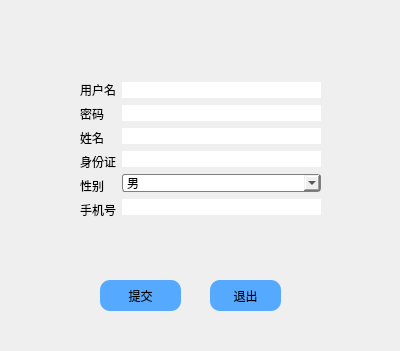
<?xml version="1.0" encoding="UTF-8"?>
<ui version="4.0">
 <class>signup</class>
 <widget class="QDialog" name="signup">
  <property name="geometry">
   <rect>
    <x>0</x>
    <y>0</y>
    <width>400</width>
    <height>351</height>
   </rect>
  </property>
  <property name="windowTitle">
   <string>Dialog</string>
  </property>
  <widget class="QPushButton" name="pushButton">
   <property name="geometry">
    <rect>
     <x>100</x>
     <y>280</y>
     <width>81</width>
     <height>31</height>
    </rect>
   </property>
   <property name="styleSheet">
    <string notr="true"> border-style:solid;  
       background: transparent;  
       background-color: rgb(85, 170, 255); 
         font: 12pt &quot;微软雅黑&quot;;
        
        border-radius: 10px;  
</string>
   </property>
   <property name="text">
    <string>提交</string>
   </property>
  </widget>
  <widget class="QPushButton" name="pushButton_2">
   <property name="geometry">
    <rect>
     <x>210</x>
     <y>280</y>
     <width>71</width>
     <height>31</height>
    </rect>
   </property>
   <property name="styleSheet">
    <string notr="true"> border-style:solid;  
       background: transparent;  
       background-color: rgb(85, 170, 255); 
         font: 12pt &quot;微软雅黑&quot;;
        
        border-radius: 10px;  
</string>
   </property>
   <property name="text">
    <string>退出</string>
   </property>
  </widget>
  <widget class="QWidget" name="layoutWidget">
   <property name="geometry">
    <rect>
     <x>80</x>
     <y>30</y>
     <width>241</width>
     <height>241</height>
    </rect>
   </property>
   <layout class="QGridLayout" name="gridLayout">
    <item row="0" column="0">
     <layout class="QVBoxLayout" name="verticalLayout_2">
      <item>
       <widget class="QLabel" name="label">
        <property name="styleSheet">
         <string notr="true">font: 12pt &quot;宋体&quot;;</string>
        </property>
        <property name="text">
         <string>用户名</string>
        </property>
       </widget>
      </item>
      <item>
       <widget class="QLabel" name="label_4">
        <property name="styleSheet">
         <string notr="true">font: 12pt &quot;宋体&quot;;</string>
        </property>
        <property name="text">
         <string>密码</string>
        </property>
       </widget>
      </item>
      <item>
       <widget class="QLabel" name="label_5">
        <property name="styleSheet">
         <string notr="true">font: 12pt &quot;宋体&quot;;
 </string>
        </property>
        <property name="text">
         <string>姓名</string>
        </property>
       </widget>
      </item>
      <item>
       <widget class="QLabel" name="label_6">
        <property name="styleSheet">
         <string notr="true">font: 12pt &quot;宋体&quot;;</string>
        </property>
        <property name="text">
         <string>身份证</string>
        </property>
       </widget>
      </item>
      <item>
       <widget class="QLabel" name="label_3">
        <property name="styleSheet">
         <string notr="true">font: 12pt &quot;宋体&quot;;</string>
        </property>
        <property name="text">
         <string>性别</string>
        </property>
       </widget>
      </item>
      <item>
       <widget class="QLabel" name="label_2">
        <property name="styleSheet">
         <string notr="true">font: 12pt &quot;宋体&quot;;</string>
        </property>
        <property name="text">
         <string>手机号</string>
        </property>
       </widget>
      </item>
     </layout>
    </item>
    <item row="0" column="1">
     <layout class="QVBoxLayout" name="verticalLayout">
      <item>
       <widget class="QLineEdit" name="lineEdit_id">
        <property name="styleSheet">
         <string notr="true">
       border-style: solid; 
       background: transparent;  
       background-color:#FFFFFF; 
         


 
  font: 12pt &quot;微软雅黑&quot;;
        
        border-radius: 10px;  </string>
        </property>
       </widget>
      </item>
      <item>
       <widget class="QLineEdit" name="lineEdit_password">
        <property name="styleSheet">
         <string notr="true">
       border-style: solid; 
       background: transparent;  
       background-color:#FFFFFF; 
         


 
  font: 12pt &quot;微软雅黑&quot;;
        
        border-radius: 10px;  </string>
        </property>
       </widget>
      </item>
      <item>
       <widget class="QLineEdit" name="lineEdit_username">
        <property name="styleSheet">
         <string notr="true">
       border-style: solid; 
       background: transparent;  
       background-color:#FFFFFF; 
         


 
  font: 12pt &quot;微软雅黑&quot;;
        
        border-radius: 10px;  </string>
        </property>
       </widget>
      </item>
      <item>
       <widget class="QLineEdit" name="lineEdit_useridnum">
        <property name="styleSheet">
         <string notr="true">
       border-style: solid; 
       background: transparent;  
       background-color:#FFFFFF; 
         


 
  font: 12pt &quot;微软雅黑&quot;;
        
        border-radius: 10px;  </string>
        </property>
       </widget>
      </item>
      <item>
       <widget class="QComboBox" name="comboBox_usersex">
        <property name="styleSheet">
         <string notr="true">border: 1px solid gray;
font: 14pt &quot;Arial&quot;;
border-radius: 3px;
</string>
        </property>
        <item>
         <property name="text">
          <string>男</string>
         </property>
        </item>
        <item>
         <property name="text">
          <string>女</string>
         </property>
        </item>
       </widget>
      </item>
      <item>
       <widget class="QLineEdit" name="lineEdit_usertel">
        <property name="styleSheet">
         <string notr="true">
       border-style: solid; 
       background: transparent;  
       background-color:#FFFFFF; 
         


 
  font: 12pt &quot;微软雅黑&quot;;
        
        border-radius: 10px;  </string>
        </property>
       </widget>
      </item>
     </layout>
    </item>
   </layout>
  </widget>
 </widget>
 <resources/>
 <connections/>
</ui>
